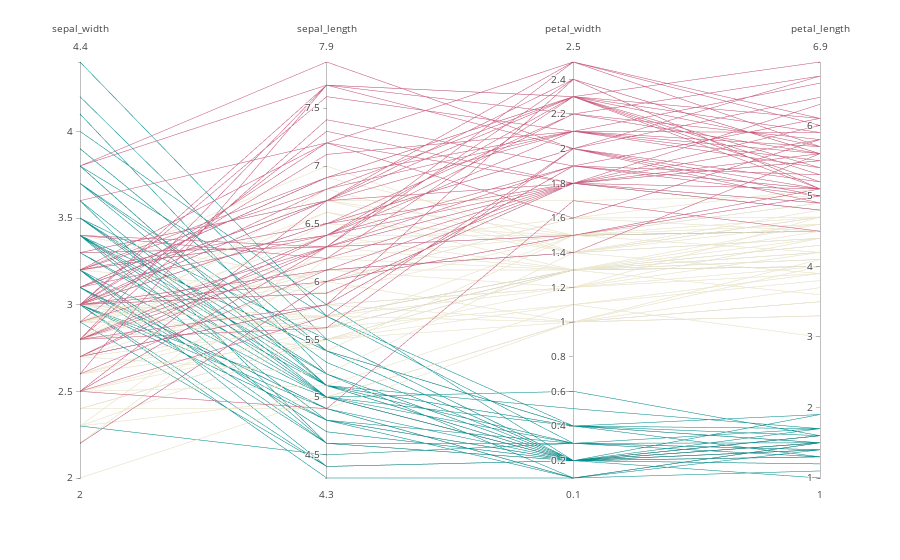

The notebook cell this image was saved under:
### Code cell
import plotly.express as px
df = px.data.iris()
fig = px.parallel_coordinates(df, color="species_id",
                              dimensions=['sepal_width', 'sepal_length', 'petal_width',
                                          'petal_length'],
                              color_continuous_scale=px.colors.diverging.Tealrose,
                              color_continuous_midpoint=2)
fig.update_layout(coloraxis_showscale=False)
fig.show()

### Figure 1 — Plotly figure (JSON) as saved in the notebook; plotly's stock layout.template omitted (floating-point values rounded to 4 significant figures; data arrays with more than 128 entries replaced by an {"elided": "..."} marker saying what was removed)
{"data": [{"dimensions": [{"label": "sepal_width", "values": {"elided": "150 float values"}}, {"label": "sepal_length", "values": {"elided": "150 float values"}}, {"label": "petal_width", "values": {"elided": "150 float values"}}, {"label": "petal_length", "values": {"elided": "150 float values"}}], "domain": {"x": [0, 1], "y": [0, 1]}, "line": {"color": {"elided": "150 int values"}, "coloraxis": "coloraxis"}, "name": "", "type": "parcoords"}], "layout": {"coloraxis": {"cmid": 2, "colorbar": {"title": {"text": "species_id"}}, "colorscale": [[0, "rgb(0, 147, 146)"], [0.1667, "rgb(114, 170, 161)"], [0.3333, "rgb(177, 199, 179)"], [0.5, "rgb(241, 234, 200)"], [0.6667, "rgb(229, 185, 173)"], [0.8333, "rgb(217, 137, 148)"], [1, "rgb(208, 88, 126)"]], "showscale": false}, "legend": {"tracegroupgap": 0}, "margin": {"t": 60}}}
